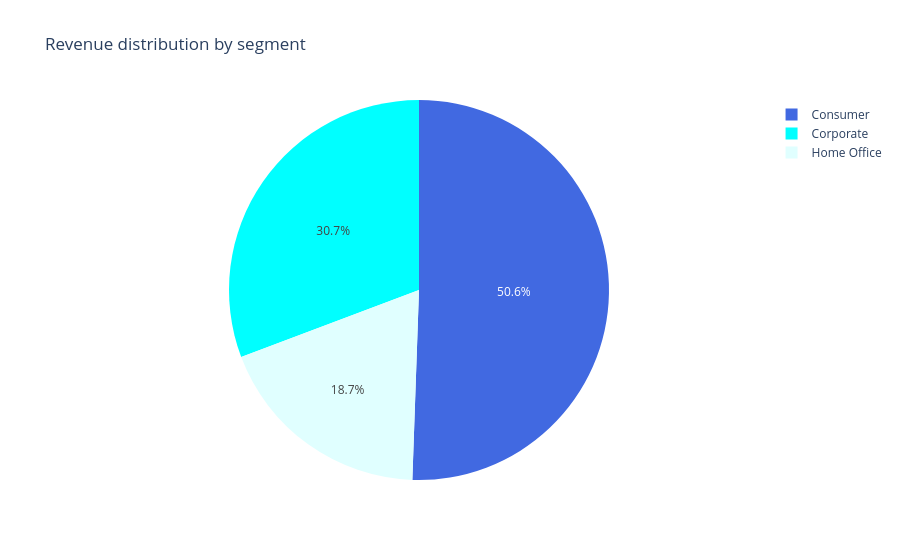

The cell this chart's notebook holds for it:
### Code cell
fig5 = px.pie(data_frame=seg_sales, names='Segment', values='Sales', color='Segment',
              color_discrete_map={'Home Office':'lightcyan',
                                 'Corporate':'cyan',
                                 'Consumer':'royalblue',
                                 }, 
              title="Revenue distribution by segment",)
fig5.show()

### Figure 1 — Plotly figure (JSON) as saved in the notebook; plotly's stock layout.template omitted (floating-point values rounded to 4 significant figures)
{"data": [{"customdata": [["Consumer"], ["Corporate"], ["Home Office"]], "domain": {"x": [0, 1], "y": [0, 1]}, "hovertemplate": "Segment=%{customdata[0]}<br>Sales=%{value}<extra></extra>", "labels": ["Consumer", "Corporate", "Home Office"], "legendgroup": "", "marker": {"colors": ["royalblue", "cyan", "lightcyan"]}, "name": "", "showlegend": true, "type": "pie", "values": [1161000.0, 706100.0, 429700.0]}], "layout": {"legend": {"tracegroupgap": 0}, "title": {"text": "Revenue distribution by segment"}}}
